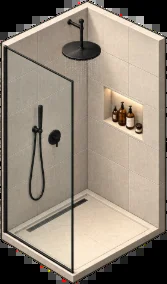
#> input picture assets/office/furniture-src/bath_shower.png, 167 x 284 px
$ python extend_bedroom.py ../../assets/office/furniture-src/bath_shower.png ../../assets/office/furniture-src/bath_toilet.png
#> lines starting #> are read from the running program, lines starting #| are printed output that depends on the picture; after the words box and inside, x2 and y2 are one past the last pixel; in counts of white or black regions, pixels touching at a corner belong together
### scripts/office/floorsynth.py
"""Repaint a room's visible floor: procedural material in the iso grid, lit by the painting's own
low-frequency light field (normalized convolution over the clean floor pixels)."""
import cv2 as cv, numpy as np, json, sys
from iso import Mi, O
# [10 lines left out: functions lowfield, tiles, not called in this run]
def hash2(a, b, c=0):
    h = (a.astype(np.int64) * 73856093) ^ (b.astype(np.int64) * 19349663) ^ (c * 83492791)
    return ((h % 10007) / 10007.0).astype(np.float32)
def herringbone(tx, ty, wt=0.18, n=4):
    a, b = tx / wt, ty / wt
    best_id = np.zeros(a.shape, np.int64); kind = np.zeros(a.shape, np.int8); edge = np.full(a.shape, 9.0, np.float32)
    along = np.zeros(a.shape, np.float32); found = np.zeros(a.shape, bool)
    jc = np.round((a - b) / (2 * n))  # centre the search on the local diagonal (works far from the origin)
    for dj in range(-3, 4):
        j = jc + dj
        qa, qb = a - j*n, b + j*n
        k = np.floor(qb)            # H plank: y in [k,k+1], x in [k,k+n]
        inH = (qa >= k) & (qa < k + n) & ~found
        best_id[inH] = (k[inH]*131 + j[inH]*7919).astype(np.int64); kind[inH] = 0
        e = np.minimum.reduce([qb - k, k + 1 - qb, (qa - k) / n * 4, (k + n - qa) / n * 4])
        edge[inH] = np.minimum(qb - k, k + 1 - qb)[inH]; edge[inH] = np.minimum(edge[inH], np.minimum(qa - k, k + n - qa)[inH])
        along[inH] = (qa - k)[inH]; found |= inH
        k2 = np.floor(qa) - n       # V plank: x in [k+n,k+n+1], y in [k+1-n,k+1]
        inV = (qb >= k2 + 1 - n) & (qb < k2 + 1) & ~found
        best_id[inV] = (k2[inV]*131 + j[inV]*7919 + 50000).astype(np.int64); kind[inV] = 1
        edge[inV] = np.minimum(np.minimum(qa - (k2 + n), k2 + n + 1 - qa), np.minimum(qb - (k2 + 1 - n), k2 + 1 - qb))[inV]
        along[inV] = (qb - (k2 + 1 - n))[inV]; found |= inV
    return best_id, kind, edge, along
# [58 lines that do not run on import are left out]

### scripts/office/iso.py
import numpy as np
U=np.array([40.5,23.9]); V=np.array([-37.8,28.0]); O=np.array([668,0.])
M=np.array([U,V]).T; Mi=np.linalg.inv(M)
def tile(p): return Mi@(np.array(p,float)-O)
def img(t,z=0): p=O+M@np.array(t,float); return np.array([p[0],p[1]-z])

### scripts/office/extend_bedroom.py
"""CEO bedroom behind the CEO suite (v5): widen the picture on the right and build a glass-walled bedroom
behind the suite's window wall, reached through a sliding glass door next to the remaining window.

Works on the gym-extended picture (the old 1560-px picture is at x offset E=450). Tile coords from iso.py.
Bedroom: t in [BT0, BT1], u in [BU0, U0]. The part of the suite's window wall in front of it becomes a
floor-to-ceiling glass partition (door gap DOOR_T left open: the scene draws and slides the leaf).
Usage: python3 extend_bedroom.py in.png out.png"""
import os, sys
import numpy as np, cv2 as cv
sys.path.insert(0, os.path.dirname(os.path.abspath(__file__)))
from iso import img, Mi, O
from floorsynth import herringbone, hash2

E, R = 450, 170                 # left offset of the old picture, extra width on the right
BT0, BT1, BU0, U0 = 19.9, 23.8, -1.8, 2.2
WALL_H = 110
DOOR_T = (20.05, 20.85)
EXTERIOR = np.array([31, 21, 19], np.float32)
WALNUT = np.array([58, 90, 134], np.float32)
CAP = np.array([66, 66, 70], np.float32)
INK = (30, 27, 26)

def P(t, u, z=0.0):
    p = img((t, u), z); return float(p[0]) + E, float(p[1])

def fill(mask, pts, v=255):
    cv.fillPoly(mask, [np.array([[round(x * 4), round(y * 4)] for x, y in pts], np.int32)], v, lineType=cv.LINE_AA, shift=2)

def ln(c, p, q, col=INK, th=1):
    cv.line(c, (round(p[0] * 4), round(p[1] * 4)), (round(q[0] * 4), round(q[1] * 4)), col, th, cv.LINE_AA, shift=2)

def tiles(H, W, ss=1):
    ys, xs = np.mgrid[0:H * ss, 0:W * ss].astype(np.float32) / ss
    px, py = xs - E - O[0], ys - O[1]
    return Mi[0, 0] * px + Mi[0, 1] * py, Mi[1, 0] * px + Mi[1, 1] * py

def blend(c, m, col):
    a = (m.astype(np.float32) / 255.0)[..., None]
    c[:] = col * a + c * (1 - a)

def wall(c, a, b, hgt, color, back, slats=0, grad=0.16, cap=True):
    pa, pb = P(*a), P(*b)
    m = np.zeros(c.shape[:2], np.uint8); fill(m, [pa, pb, (pb[0], pb[1] - hgt), (pa[0], pa[1] - hgt)])
    ys, xs = np.nonzero(m)
    al = (m[ys, xs] / 255.0)[:, None]
    t = np.clip((xs - pa[0]) / (pb[0] - pa[0] if abs(pb[0] - pa[0]) > 1e-6 else 1e-6), 0, 1)
    by = pa[1] + (pb[1] - pa[1]) * t
    z = np.clip((by - ys) / hgt, 0, 1)
    col = color[None, :] * (1 - grad / 2 + grad * z)[:, None]
    rng = np.random.default_rng(5)
    col = col * (1 + rng.standard_normal(len(ys))[:, None] * 0.018)
    if slats:
        L = t * np.hypot(pb[0] - pa[0], pb[1] - pa[1]); k = (L % slats) / slats
        col = col * (0.88 + 0.16 * np.sin(k * np.pi))[:, None]
        col = np.where((k < 0.12)[:, None], col * 0.55, col)
    col = np.where(((by - ys) < 4)[:, None], col * 0.6, col)
    c[ys, xs] = col * al + c[ys, xs] * (1 - al)
    if cap:
        dv = np.array(img((a[0] + back[0] * 0.2, a[1] + back[1] * 0.2))) - np.array(img(a))
        q = [(pa[0], pa[1] - hgt), (pb[0], pb[1] - hgt), (pb[0] + dv[0], pb[1] - hgt + dv[1]), (pa[0] + dv[0], pa[1] - hgt + dv[1])]
        cm = np.zeros_like(m); fill(cm, q); blend(c, cm, CAP)
        cv.polylines(c, [np.array([[round(x * 4), round(y * 4)] for x, y in q], np.int32)], True, INK, 1, cv.LINE_AA, shift=2)
    ln(c, pa, pb)
    for p in (pa, pb): ln(c, p, (p[0], p[1] - hgt))
    return m

def main(src, out):
    old = cv.imread(src).astype(np.float32)
    H, w0 = old.shape[:2]
    W = w0 + R
    c = np.empty((H, W, 3), np.float32); c[:] = EXTERIOR
    rng = np.random.default_rng(4)
    c += cv.GaussianBlur(rng.standard_normal((H, W)).astype(np.float32), (0, 0), 6)[..., None] * 6
    c[:, :w0] = old
    TX, TY = tiles(H, W)
    # ---- floor (walnut herringbone like the suite), a cream rug under the bed, light from the windows
    ss = 3
    tx, ty = tiles(H, W, ss)
    pid, kind, edge, along = herringbone(tx, ty, wt=0.11, n=3)
#> after the loop in herringbone, `for dj in range(-3, 4):`:
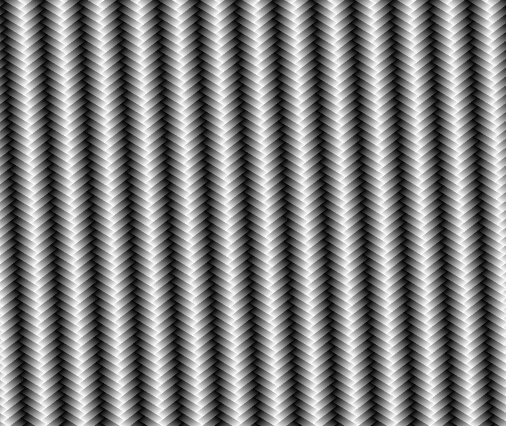
#> along: shape (852, 1011) float32 (shown at 1/2 size); min 0, max 3, mean 1.5; drawn with min black and max white
#> after the loop in herringbone, `for dj in range(-3, 4):`:
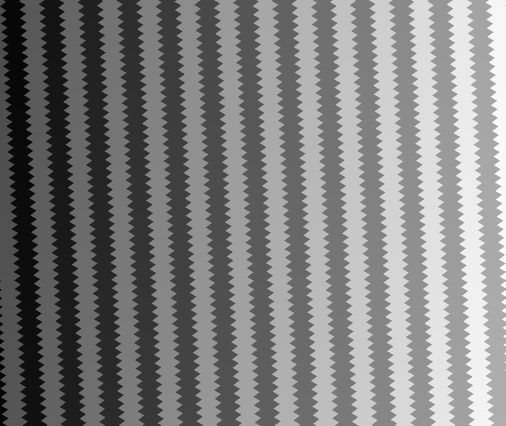
#> best_id: shape (852, 1011) int64 (shown at 1/2 size); min -345816, max -191035, mean -268861.5; drawn with min black and max white
#> after the loop in herringbone, `for dj in range(-3, 4):`:
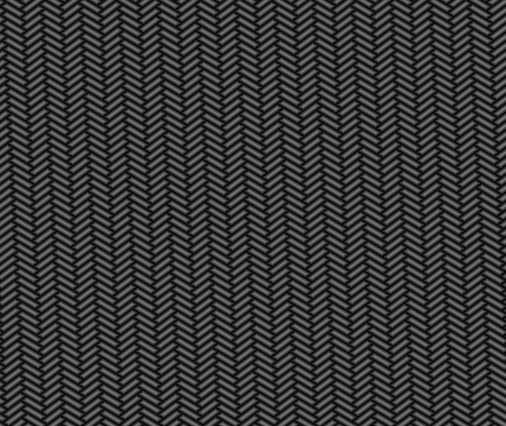
#> edge: shape (852, 1011) float32 (shown at 1/2 size); min 0, max 0.5, mean 0.222
#> after the loop in herringbone, `for dj in range(-3, 4):`:
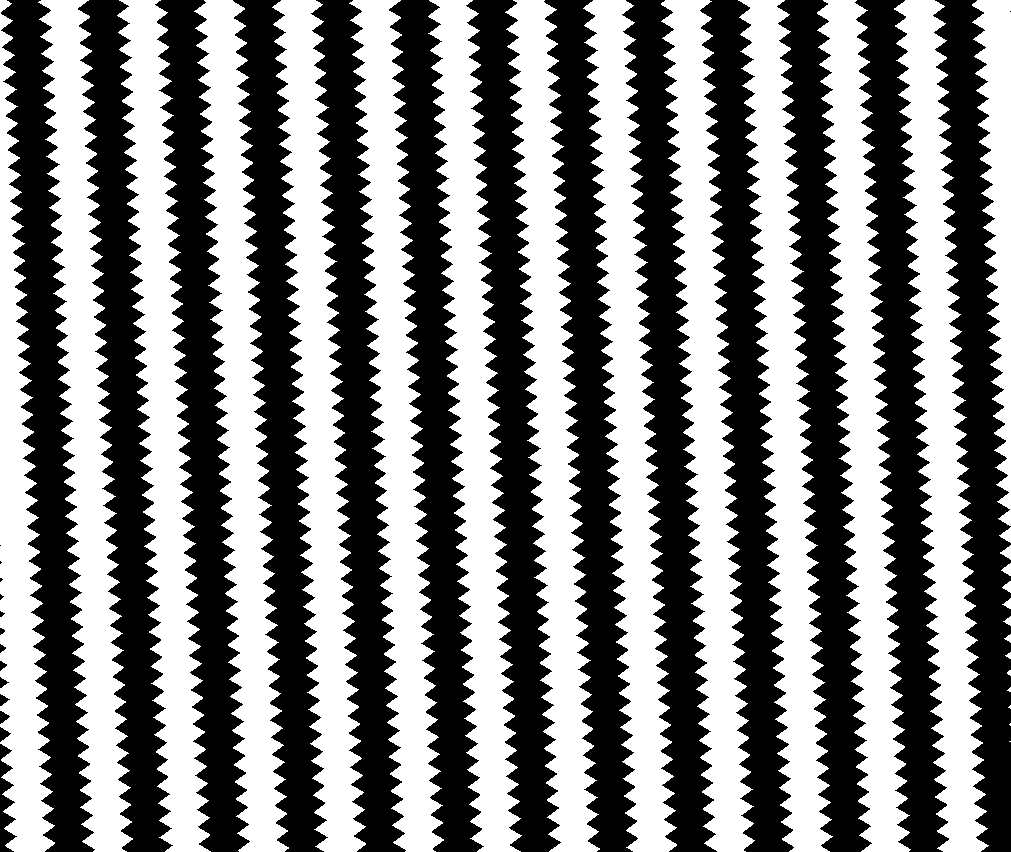
#> kind: shape (852, 1011) int8; values 0 (black) and 1 (white), 50% white; 27 black regions (6 under 20 px), largest, box (x1, y1, x2, y2) and area: (777, 0, 872, 852) 33149, (78, 0, 173, 852) 33145, (389, 0, 484, 852) 33142
#> after the loop in herringbone, `for dj in range(-3, 4):`:
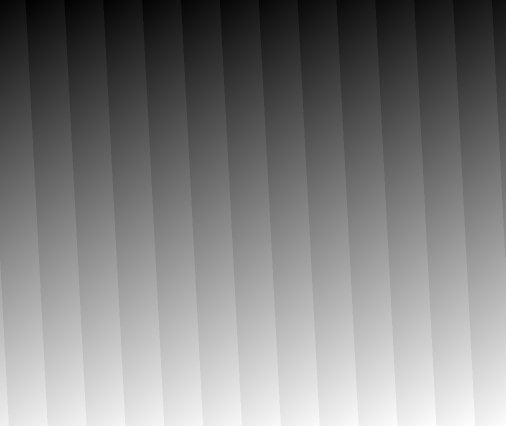
#> qa: shape (852, 1011) float32 (shown at 1/2 size); min -20.55, max 34.69, mean 7.1; drawn with min black and max white
    r = hash2(pid, pid // 5, 1); r2 = hash2(pid, pid // 3, 7)
    grain = np.sin(along * 38.0 + r2 * 30) * 0.035 + rng.standard_normal(tx.shape).astype(np.float32) * 0.03
    f = (0.82 + 0.3 * r + grain) * (0.62 + 0.38 * np.clip(edge / 0.03, 0, 1) ** 0.7)
    f = cv.resize(f.astype(np.float32), (W, H), interpolation=cv.INTER_AREA)
    floor = f[..., None] * WALNUT[None, None, :]
    L = 0.9 + 0.14 * np.exp(-((TY - BU0) / 1.4) ** 2) - 0.02 * np.clip(TY - BU0, 0, 6)
    lamp = np.exp(-(((TX - 21.25) ** 2) + ((TY - (BU0 + 0.6)) ** 2)) / 0.5) * 0.35   # bedside lamp
    L = L + lamp
    rug = (TX > 21.3) & (TX < 23.55) & (TY > -0.6) & (TY < 1.75)
    floor[rug] = (np.array([176, 190, 200], np.float32) + rng.standard_normal((int(rug.sum()), 1)).astype(np.float32) * 4)
    edge_r = rug & ~((TX > 21.38) & (TX < 23.47) & (TY > -0.52) & (TY < 1.67))
    floor[edge_r] = np.array([120, 136, 150], np.float32)
    lit = floor * L[..., None]
    sh = np.clip(np.minimum((TY - BU0) / 0.35, (TX - BT0) / 0.35), 0, 1)
    lit *= (0.72 + 0.28 * sh)[..., None]
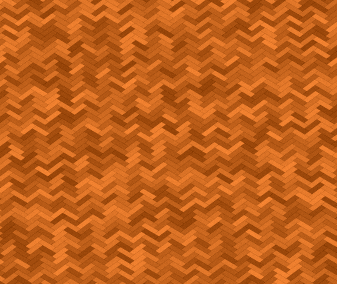
#> lit: shape (284, 337, 3) float32; mean of channels 0, 1, 2 31.2, 48.4, 72.1; drawn with min black and max white
    fm = np.zeros((H, W), np.uint8); fill(fm, [P(BT0, BU0), P(BT1, BU0), P(BT1, U0), P(BT0, U0)])
    blend(c, fm, lit)
    # ---- walls: back-right with windows (sky drawn live), back-left warm plaster with a slat panel behind the bed
    wall(c, (BT0, BU0), (BT1, BU0), WALL_H, np.array([46, 44, 44], np.float32), back=(0, -1), grad=0.1)
#> in wall, `col = color[None, :] * (1 - grad / 2 + grad * z)[:, None]`: col = empty array
    panes = []
    for i in range(3):
        a0 = 20.05 + i * 1.25; a1 = a0 + 1.1
        q = [P(a0, BU0, 12), P(a1, BU0, 12), P(a1, BU0, 100), P(a0, BU0, 100)]
        pm = np.zeros((H, W), np.uint8); fill(pm, q); blend(c, pm, np.array([88, 60, 44], np.float32))
        panes.append([[round(x - 0, 1), round(y, 1)] for x, y in (q[3], q[2], q[1], q[0])])
#> after the loop, panes = [[[1998.1, 328.8], [2042.6, 355.1], [2042.6, 443.1], [1998.1, 416.8]], [[2048.7, 358.7], [2093.2, 385], [2093.2, 473], [2048.7, 446.7]], [[2099.3, 388.5], [2143.9, 414.8], [2143.9, 502.8], [2099.3, 476.5]]]
    # walnut slat headboard panel on the back wall behind the bed (between the windows' sills and the floor)
    wall(c, (21.45, BU0 + 0.02), (23.65, BU0 + 0.02), 44, np.array([44, 72, 112], np.float32), back=(0, -1), slats=5, grad=0.2, cap=False)
#> the loop in wall (call 2), `for p in (pa, pb): ln(c, p, (p[0], p[1] - hgt))` made 2 passes
#> p on passes 1 to 2: (2054, 462.8), (2143.1, 515.4)
    wall(c, (BT0, BU0), (BT0, U0), WALL_H, np.array([150, 162, 172], np.float32), back=(-1, 0), grad=0.2)
    # right edge of the building: low cut wall
    wall(c, (BT1, BU0), (BT1, U0), 14, np.array([150, 160, 168], np.float32), back=(1, 0), grad=0.05)
    # ---- glass partition along the suite's old window line (u = U0)
    g = np.zeros((H, W), np.uint8)
    segs = [(BT0, DOOR_T[0]), (DOOR_T[1], BT1)]
    for a0, a1 in segs:
        fill(g, [P(a0, U0), P(a1, U0), P(a1, U0, WALL_H), P(a0, U0, WALL_H)])
#> this loop made 2 passes
    ga = (g / 255.0)[..., None]
#> ga: shape (284, 337, 1) float64; every value is 0
    tint = c * 0.82 + np.array([46, 40, 34], np.float32) * 0.18
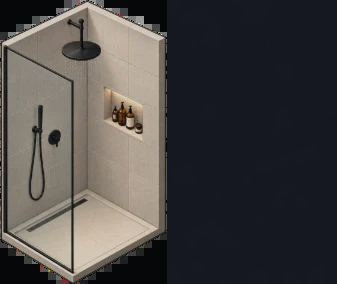
#> tint: shape (284, 337, 3) float32; mean B, G, R 70, 70.5, 73.3
    c[:] = tint * ga + c * (1 - ga)
    # soft reflections
    for a0, a1 in segs:                                 # one faint diagonal sheen per pane group
        tm = (a0 + a1) / 2
        ln(c, P(tm - 0.35, U0, 30), P(tm + 0.1, U0, 96), (196, 200, 204), 1)
#> this loop made 2 passes
    frame = (34, 32, 32)
    top0, top1 = P(BT0, U0, WALL_H), P(BT1, U0, WALL_H)
    ln(c, top0, top1, frame, 3)                         # head rail
    ln(c, P(BT0, U0), P(DOOR_T[0], U0), frame, 2); ln(c, P(DOOR_T[1], U0), P(BT1, U0), frame, 2)  # floor track
    posts = [BT0, DOOR_T[0], DOOR_T[1]] + [DOOR_T[1] + k * (BT1 - DOOR_T[1]) / 4 for k in range(1, 4)] + [BT1]
    for t in posts: ln(c, P(t, U0), P(t, U0, WALL_H), frame, 2)
#> this loop made 7 passes
    # a slim transom bar across the fixed panes
    for a0, a1 in segs: ln(c, P(a0, U0, 84), P(a1, U0, 84), frame, 1)
#> this loop made 2 passes
    cv.imwrite(out, np.clip(c, 0, 255).astype(np.uint8))
    import json
    json.dump({'width': W, 'panes': panes, 'door': [list(P(DOOR_T[0], U0)), list(P(DOOR_T[1], U0))],
               'glass_poly': [list(P(BT0, U0, WALL_H + 2)), list(P(BT1, U0, WALL_H + 2)), list(P(BT1, U0)), list(P(BT0, U0))],
               'glass_base': [list(P(BT0, U0)), list(P(BT1, U0))]}, open(out + '.json', 'w'))

if __name__ == '__main__':
    main(sys.argv[1], sys.argv[2])

$ run again, on assets/office/furniture-src/bath_vanity.png
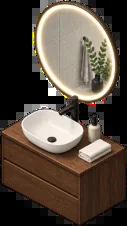
#> input picture assets/office/furniture-src/bath_vanity.png, 127 x 226 px
#> after the loop in herringbone, `for dj in range(-3, 4):`:
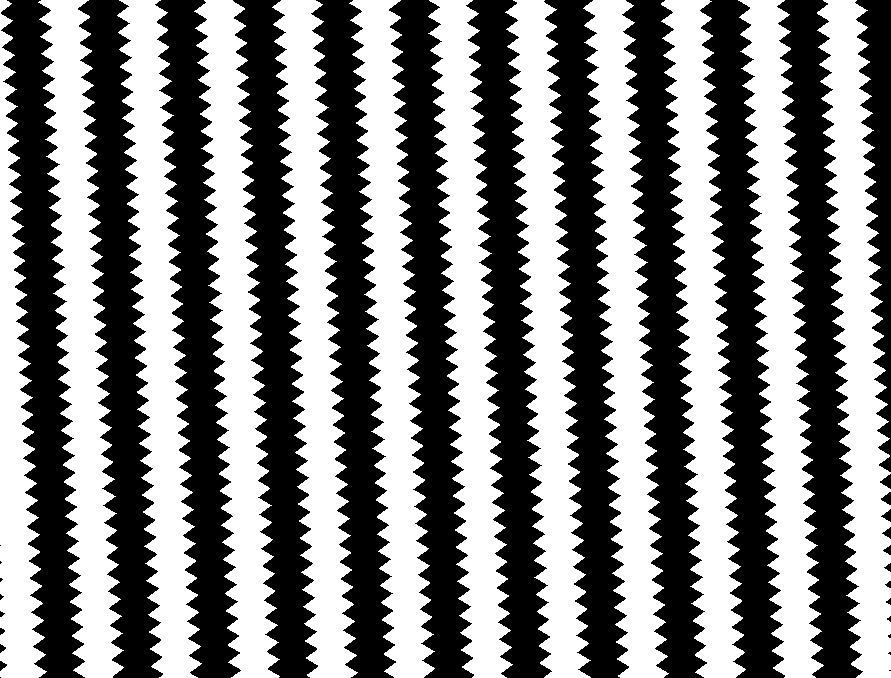
#> kind: shape (678, 891) int8; values 0 (black) and 1 (white), 50.5% white; 33 black regions (10 under 20 px), largest, box (x1, y1, x2, y2) and area: (777, 0, 863, 678) 26401, (466, 0, 552, 678) 26396, (155, 0, 241, 678) 26390
#> mask: shape (226, 297); every value is 0
#> a: shape (226, 297, 1) float32; every value is 0
#> col = empty array
#> after the loop in main, `for i in range(3):`: panes = [[[1998.1, 328.8], [2042.6, 355.1], [2042.6, 443.1], [1998.1, 416.8]], [[2048.7, 358.7], [2093.2, 385], [2093.2, 473], [2048.7, 446.7]], [[2099.3, 388.5], [2143.9, 414.8], [2143.9, 502.8], [2099.3, 476.5]]]
#> the loop in wall (call 2), `for p in (pa, pb): ln(c, p, (p[0], p[1] - hgt))` made 2 passes
#> p on passes 1 to 2: (2054, 462.8), (2143.1, 515.4)
#> the loop in main, `for a0, a1 in segs:` made 2 passes
#> ga: shape (226, 297, 1) float64; every value is 0
#> in main, `tint = c * 0.82 + np.array([46, 40, 34], np.float32) * 0.18`:
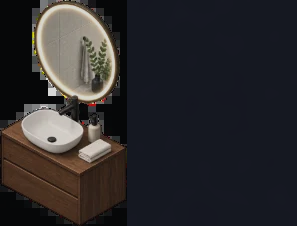
#> tint: shape (226, 297, 3) float32; mean B, G, R 45.2, 43.4, 45.5
#> the loop in main, `for a0, a1 in segs:` made 2 passes
#> the loop in main, `for t in posts: ln(c, P(t, U0), P(t, U0, WALL_H), frame, 2)` made 7 passes
#> the loop in main, `for a0, a1 in segs: ln(c, P(a0, U0, 84), P(a1, U0, 84), frame, 1)` made 2 passes
